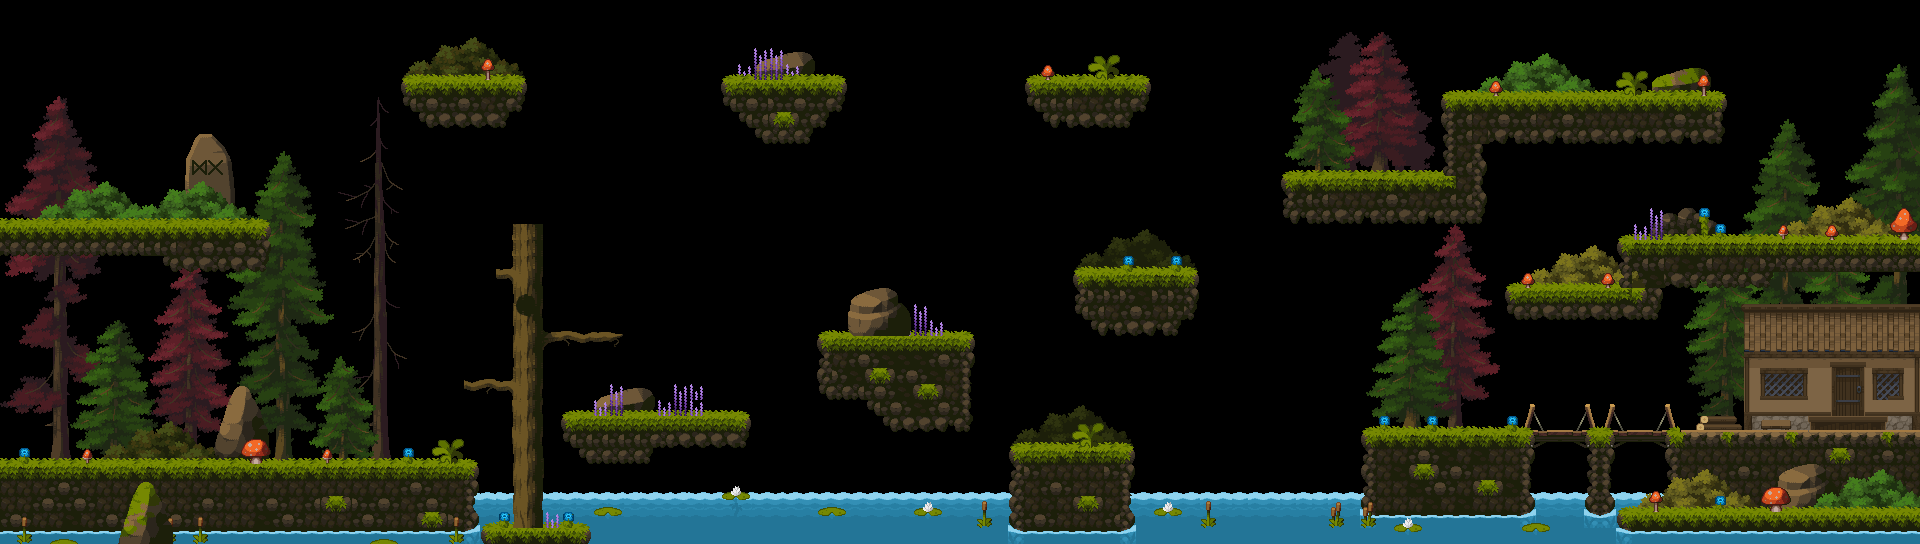

Tiled map render using the project's own tile images. Description and the map definition, with tile-layer contents summarised, below:
An orthogonal 120x34 tile map with 16x16 px tiles, 6 tile layers (Background4, Background3, Background2, Background1, ...), 5 tilesets and 41 objects (28x Coin, 3x SnailLeft, 3x BoarRight, 2x Potion, 2x SnailRight, ...).

<map version="1.10" tiledversion="1.10.2" orientation="orthogonal" renderorder="right-down" width="120" height="34" tilewidth="16" tileheight="16" infinite="0" nextlayerid="14" nextobjectid="61">
 <editorsettings>
  <export target="level_embedded..tmx" format="tmx" />
 </editorsettings>
 <tileset firstgid="1" name="Tiles_alpha" tilewidth="16" tileheight="16" tilecount="625" columns="25" backgroundcolor="#00000000">
  <image source="../../../Assets/SpriteSheets/Legacy-Fantasy - High Forest 2.3/Assets/Tiles.png" trans="000000" width="400" height="400" />
 </tileset>
 <tileset firstgid="626" name="Red-Tree_alpha" tilewidth="16" tileheight="16" tilecount="6300" columns="84">
  <image source="../../../Assets/SpriteSheets/Legacy-Fantasy - High Forest 2.3/Trees/Red-Tree.png" trans="000000" width="1344" height="1200" />
 </tileset>
 <tileset firstgid="6926" name="Green-Tree_alpha" tilewidth="16" tileheight="16" tilecount="6300" columns="84">
  <image source="../../../Assets/SpriteSheets/Legacy-Fantasy - High Forest 2.3/Trees/Green-Tree.png" trans="000000" width="1344" height="1200" />
 </tileset>
 <tileset firstgid="13226" name="Props-Rocks_alpha" tilewidth="16" tileheight="16" tilecount="378" columns="18">
  <image source="../../../Assets/SpriteSheets/Legacy-Fantasy - High Forest 2.3/Assets/Props-Rocks.png" trans="000000" width="288" height="336" />
 </tileset>
 <tileset firstgid="13604" name="Buildings_alpha" tilewidth="16" tileheight="16" tilecount="625" columns="25">
  <image source="../../../Assets/SpriteSheets/Legacy-Fantasy - High Forest 2.3/Assets/Buildings.png" trans="000000" width="400" height="400" />
 </tileset>
 <layer id="8" name="Background4" width="120" height="34">
  <data>[4080 cells, 1844 non-empty, 805 distinct tile ids]</data>
 </layer>
 <layer id="6" name="Background3" width="120" height="34">
  <data>[4080 cells, 807 non-empty, 406 distinct tile ids]</data>
 </layer>
 <layer id="1" name="Background2" width="120" height="34">
  <data>[4080 cells, 316 non-empty, 184 distinct tile ids]</data>
 </layer>
 <layer id="13" name="Background1" width="120" height="34">
  <data>[4080 cells, 108 non-empty, 28 distinct tile ids]</data>
 </layer>
 <layer id="2" name="Platforms" width="120" height="34" locked="1">
  <data>[4080 cells, 213 non-empty, 15 distinct tile ids]</data>
 </layer>
 <objectgroup id="10" name="Objects" locked="1">
  <object id="3" name="Coin" gid="541" x="490" y="383" width="16" height="16" />
  <object id="12" name="Coin" gid="541" x="712" y="62.5" width="16" height="16" />
  <object id="13" name="Coin" gid="541" x="104.667" y="136.667" width="16" height="16" />
  <object id="16" name="Coin" gid="541" x="536" y="530" width="16" height="16" />
  <object id="17" name="Coin" gid="541" x="682" y="418" width="16" height="16" />
  <object id="18" name="Coin" gid="541" x="867" y="331" width="16" height="16" />
  <object id="19" name="Potion" gid="566" x="1095" y="268" width="16" height="16" />
  <object id="23" name="Potion" gid="566" x="21.3333" y="222" width="16" height="16" />
  <object id="27" name="Coin" gid="541" x="120.667" y="136.667" width="16" height="16" />
  <object id="28" name="Coin" gid="541" x="136.667" y="136.667" width="16" height="16" />
  <object id="29" name="Coin" gid="541" x="152.667" y="136.667" width="16" height="16" />
  <object id="30" name="Coin" gid="541" x="1568.67" y="345.333" width="16" height="16" />
  <object id="31" name="Coin" gid="541" x="1584.67" y="345.333" width="16" height="16" />
  <object id="32" name="Coin" gid="541" x="1600.67" y="345.333" width="16" height="16" />
  <object id="33" name="Coin" gid="541" x="1616.67" y="345.333" width="16" height="16" />
  <object id="34" name="SnailLeft" gid="570" x="1122.75" y="82.5" width="16" height="16" />
  <object id="35" name="SnailLeft" gid="570" x="452.5" y="467" width="16" height="16" />
  <object id="36" name="BoarRight" gid="570" x="50.25" y="228.25" width="16" height="16" />
  <object id="37" name="BeeRight" gid="570" x="248.583" y="72" width="16" height="16" />
  <object id="38" name="BeeLeft" gid="570" x="1145.33" y="264.333" width="16" height="16" />
  <object id="40" name="SnailRight" gid="570" x="839.333" y="343.333" width="16" height="16" />
  <object id="41" name="SnailRight" gid="570" x="630.667" y="422" width="16" height="16" />
  <object id="42" name="BoarRight" gid="570" x="1641.33" y="247.333" width="16" height="16" />
  <object id="43" name="BoarRight" gid="570" x="1556.67" y="437.333" width="16" height="16" />
  <object id="44" name="Coin" gid="541" x="513.333" y="418" width="16" height="16" />
  <object id="45" name="Coin" gid="541" x="513.333" y="435.333" width="16" height="16" />
  <object id="46" name="Coin" gid="541" x="520.667" y="238.667" width="16" height="16" />
  <object id="47" name="Coin" gid="541" x="750.667" y="242" width="16" height="16" />
  <object id="48" name="Coin" gid="541" x="701.667" y="36.3333" width="16" height="16" />
  <object id="49" name="Coin" gid="541" x="520.5" y="62.1667" width="16" height="16" />
  <object id="50" name="Coin" gid="541" x="529.833" y="36" width="16" height="16" />
  <object id="51" name="PlayerRight" gid="570" x="37.6667" y="470.667" width="16" height="16" />
  <object id="52" name="Coin" gid="541" x="1110.67" y="355.333" width="16" height="16" />
  <object id="53" name="Coin" gid="541" x="1098" y="355.333" width="16" height="16" />
  <object id="54" name="Coin" gid="541" x="1036.67" y="442.667" width="16" height="16" />
  <object id="55" name="Coin" gid="541" x="1023.67" y="442.667" width="16" height="16" />
  <object id="56" name="Coin" gid="541" x="160.667" y="307.333" width="16" height="16" />
  <object id="57" name="Coin" gid="541" x="176.667" y="307.333" width="16" height="16" />
  <object id="58" name="Coin" gid="541" x="192.667" y="307.333" width="16" height="16" />
  <object id="59" name="Coin" gid="541" x="208.667" y="307.333" width="16" height="16" />
  <object id="60" name="SnailLeft" gid="570" x="1429.33" y="182" width="16" height="16" />
 </objectgroup>
 <layer id="7" name="Foreground" width="120" height="34" locked="1">
  <data>[4080 cells, 114 non-empty, 73 distinct tile ids]</data>
 </layer>
</map>